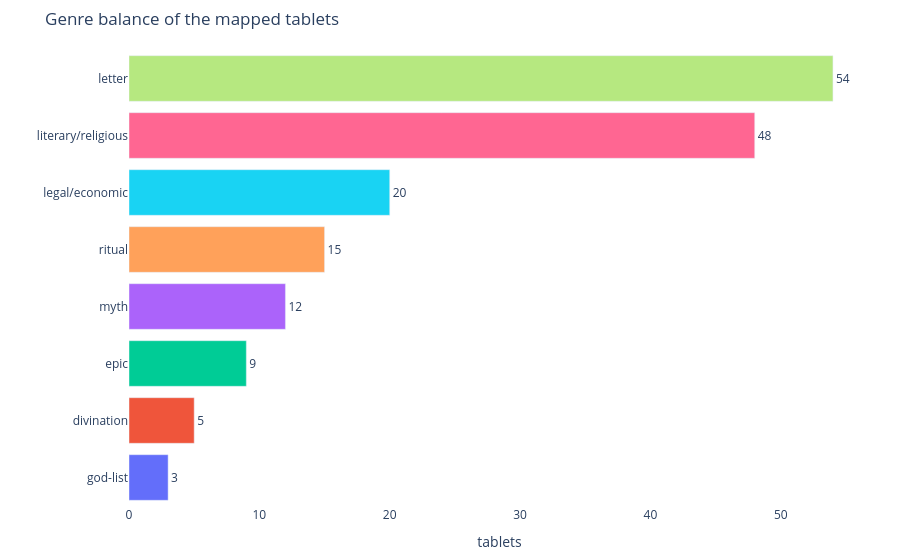

Write notebook code for a chart like this one.
### Markdown cell above
### Genre balance of the mapped tablets

Before the map: *how many* tablets of each genre are we actually projecting? The classes are **imbalanced** (letters dominate) — worth remembering when reading how tight or sparse each colour's cluster looks.

### Code cell
import pandas as pd, plotly.express as px
from collections import Counter
gd = pd.Series(Counter(genres)).sort_values()
fig = px.bar(x=gd.values, y=gd.index, orientation="h", text=gd.values,
             color=gd.index, title="Genre balance of the mapped tablets")
fig.update_traces(textposition="outside")
fig.update_layout(showlegend=False,
                  xaxis_title="tablets", yaxis_title="",
                  margin=dict(l=120, r=30, t=50, b=30),
                  paper_bgcolor="white", plot_bgcolor="white")
fig.show()

### Figure 1 — Plotly figure (JSON) as saved in the notebook; plotly's stock layout.template omitted (floating-point values rounded to 4 significant figures)
{"data": [{"hovertemplate": "color=god-list<br>x=%{x}<br>y=%{y}<br>text=%{text}<extra></extra>", "legendgroup": "god-list", "marker": {"color": "#636efa", "pattern": {"shape": ""}}, "name": "god-list", "orientation": "h", "showlegend": true, "text": [3.0], "textposition": "outside", "type": "bar", "x": [3], "xaxis": "x", "y": ["god-list"], "yaxis": "y"}, {"hovertemplate": "color=divination<br>x=%{x}<br>y=%{y}<br>text=%{text}<extra></extra>", "legendgroup": "divination", "marker": {"color": "#EF553B", "pattern": {"shape": ""}}, "name": "divination", "orientation": "h", "showlegend": true, "text": [5.0], "textposition": "outside", "type": "bar", "x": [5], "xaxis": "x", "y": ["divination"], "yaxis": "y"}, {"hovertemplate": "color=epic<br>x=%{x}<br>y=%{y}<br>text=%{text}<extra></extra>", "legendgroup": "epic", "marker": {"color": "#00cc96", "pattern": {"shape": ""}}, "name": "epic", "orientation": "h", "showlegend": true, "text": [9.0], "textposition": "outside", "type": "bar", "x": [9], "xaxis": "x", "y": ["epic"], "yaxis": "y"}, {"hovertemplate": "color=myth<br>x=%{x}<br>y=%{y}<br>text=%{text}<extra></extra>", "legendgroup": "myth", "marker": {"color": "#ab63fa", "pattern": {"shape": ""}}, "name": "myth", "orientation": "h", "showlegend": true, "text": [12.0], "textposition": "outside", "type": "bar", "x": [12], "xaxis": "x", "y": ["myth"], "yaxis": "y"}, {"hovertemplate": "color=ritual<br>x=%{x}<br>y=%{y}<br>text=%{text}<extra></extra>", "legendgroup": "ritual", "marker": {"color": "#FFA15A", "pattern": {"shape": ""}}, "name": "ritual", "orientation": "h", "showlegend": true, "text": [15.0], "textposition": "outside", "type": "bar", "x": [15], "xaxis": "x", "y": ["ritual"], "yaxis": "y"}, {"hovertemplate": "color=legal/economic<br>x=%{x}<br>y=%{y}<br>text=%{text}<extra></extra>", "legendgroup": "legal/economic", "marker": {"color": "#19d3f3", "pattern": {"shape": ""}}, "name": "legal/economic", "orientation": "h", "showlegend": true, "text": [20.0], "textposition": "outside", "type": "bar", "x": [20], "xaxis": "x", "y": ["legal/economic"], "yaxis": "y"}, {"hovertemplate": "color=literary/religious<br>x=%{x}<br>y=%{y}<br>text=%{text}<extra></extra>", "legendgroup": "literary/religious", "marker": {"color": "#FF6692", "pattern": {"shape": ""}}, "name": "literary/religious", "orientation": "h", "showlegend": true, "text": [48.0], "textposition": "outside", "type": "bar", "x": [48], "xaxis": "x", "y": ["literary/religious"], "yaxis": "y"}, {"hovertemplate": "color=letter<br>x=%{x}<br>y=%{y}<br>text=%{text}<extra></extra>", "legendgroup": "letter", "marker": {"color": "#B6E880", "pattern": {"shape": ""}}, "name": "letter", "orientation": "h", "showlegend": true, "text": [54.0], "textposition": "outside", "type": "bar", "x": [54], "xaxis": "x", "y": ["letter"], "yaxis": "y"}], "layout": {"barmode": "relative", "legend": {"title": {"text": "color"}, "tracegroupgap": 0}, "margin": {"b": 30, "l": 120, "r": 30, "t": 50}, "paper_bgcolor": "white", "plot_bgcolor": "white", "showlegend": false, "title": {"text": "Genre balance of the mapped tablets"}, "xaxis": {"anchor": "y", "domain": [0.0, 1.0], "title": {"text": "tablets"}}, "yaxis": {"anchor": "x", "domain": [0.0, 1.0], "title": {"text": ""}}}}
